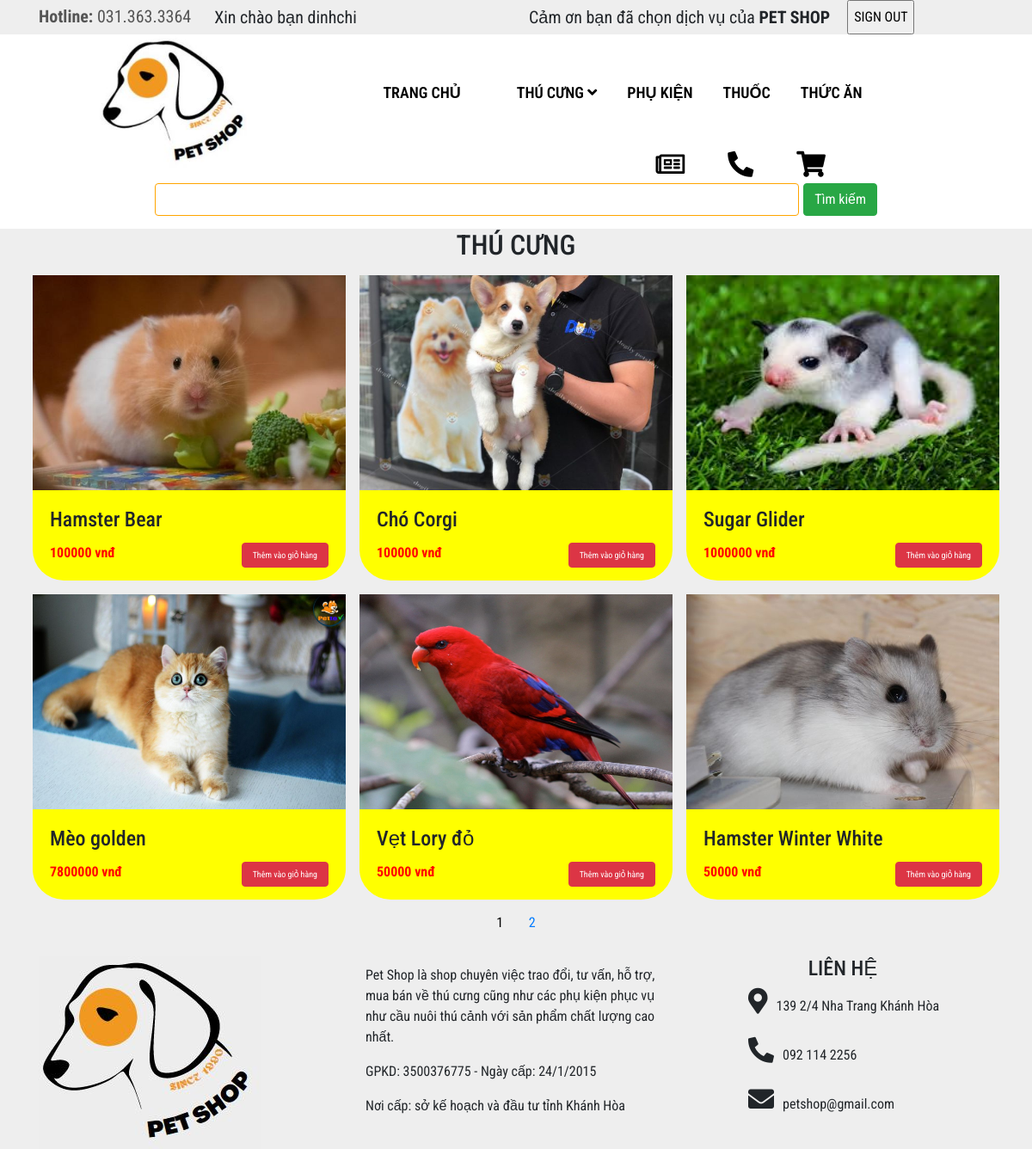
The page /thucung.php (signed in) on the database its author committed.
### tables this page shows
CREATE TABLE `thu_cung` (
  `ma_tc` varchar(10) NOT NULL,
  `ten_tc` varchar(50) NOT NULL,
  `tuoi` int(11) NOT NULL,
  `so_luong_ton` int(11) NOT NULL,
  `mo_ta` text NOT NULL,
  `anh_minh_hoa` varchar(255) NOT NULL,
  `don_gia` int(11) NOT NULL,
  `ma_loai_tc` varchar(10) NOT NULL
);

### thucung.php (the view, shortened to what this page needs)
<?php
	include 'include/header.php';
	include 'connection/connect.php';
	$dl = "";
    $rowPerPage=6;
    $offset=($_GET['page']-1)*$rowPerPage;
    $strSQL = 'SELECT * FROM thu_cung LIMIT '.$offset.','.$rowPerPage;
    $result = mysqli_query($dbc,$strSQL);
    while ($row = mysqli_fetch_array($result))
    {
    	$dl .= '<div class="col-lg-4 col-md-12 p-1 w-100 rounded">
			<div class="box m-1">
				<a href="thucung-xem.php?ma_tc='.$row['0'].'"><img style="height:250px;" class="img-fluid w-100" src="images/'.$row['5'].'" alt="Card image" /></a>
				<div class="card-body">
					<h4 class="card-title">'.$row['1'].'</h4>
					<b style="color: red;">'.$row['6'].' vnđ</b>
						<input type="submit" class="btn btn-danger" name="" value="Thêm vào giỏ hàng">
				</div>
			</div>
		</div>';
    }
?>
<div class="container ">
    <div class="title"><h2>THÚ CƯNG</h2></div>
    <div class="row">
		<?php echo $dl;?>
	</div>
	<?php
                echo '<center>';
        $re = mysqli_query($dbc, 'select * from thu_cung');
        $numRow = mysqli_num_rows($re);
        $maxPage = floor($numRow/$rowPerPage)+1;
        for ($i=1 ; $i<=$maxPage ; $i++)
        {   if ($i == $_GET['page'])
            { echo '<b class="btn" style="color:black">'.$i.'</b> ';
            }
            else
            echo "<a class='btn' href=".$_SERVER['PHP_SELF']. "?page=".$i.">".$i."</a> ";
        }
        echo '</center>';
    ?>
</div>
<?php
	include 'include/footer.php';
 ?>

### include/trangchu.css (style rules this page uses)
body { font-family: 'Roboto Condensed', sans-serif; background-color: #eee; }
.title { width: 100%; text-align: center; }
.box { background-color: #FFFF00 ; border-radius: 10%; }
.btn-danger { float: right; font-size: 10px; }

### rows shown on the page
thu_cung: anh_minh_hoa (picture), ten_tc "Hamster Bear", don_gia "100000"
thu_cung: anh_minh_hoa (picture), ten_tc "Chó Corgi", don_gia "100000"
thu_cung: anh_minh_hoa (picture), ten_tc "Sugar Glider", don_gia "1000000"
thu_cung: anh_minh_hoa (picture), ten_tc "Mèo golden", don_gia "7800000"
thu_cung: anh_minh_hoa (picture), ten_tc "Vẹt Lory đỏ", don_gia "50000"
thu_cung: anh_minh_hoa (picture), ten_tc "Hamster Winter White", don_gia "50000"

### other values the page prints
$username "dinhchi"
